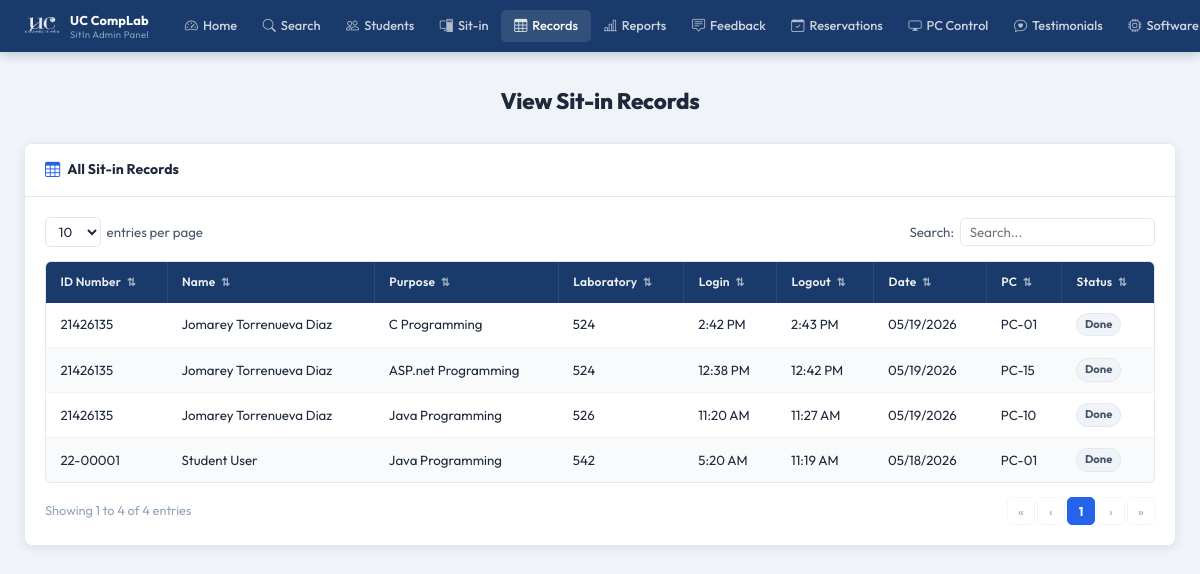
/pages/admin/view-sitin.php (signed in), run on an earlier commit of the app's database.
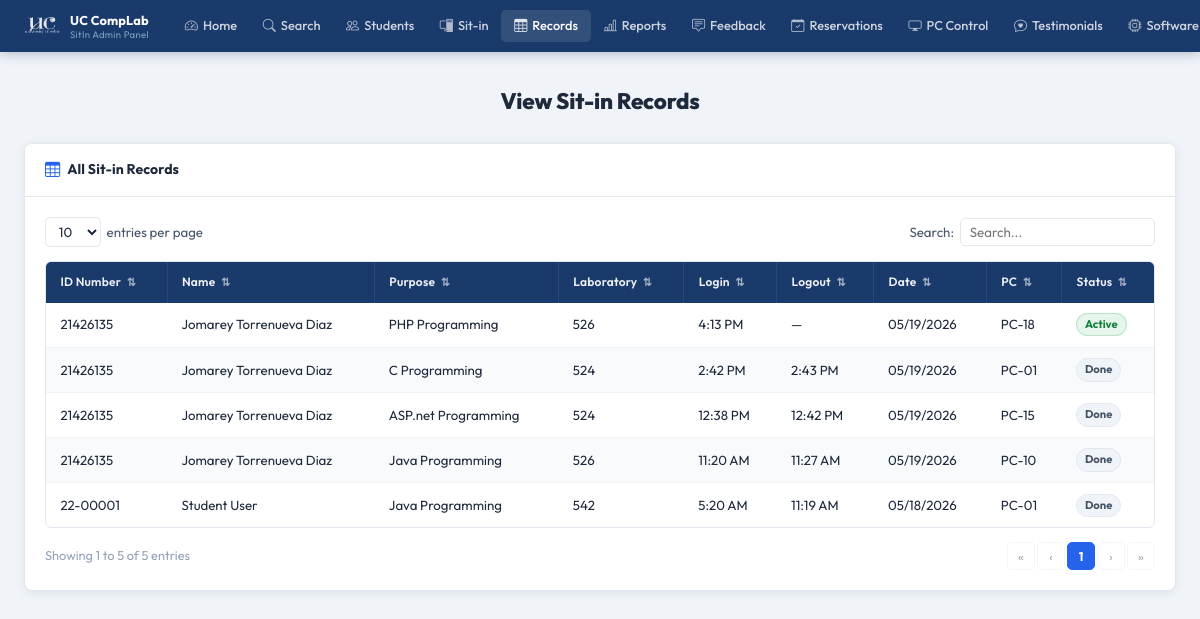
And on a later commit of the database.
### tables this page shows
CREATE TABLE sit_in_logs (
            id          INTEGER PRIMARY KEY AUTOINCREMENT,
            user_id     INTEGER NOT NULL,
            lab_room    TEXT    NOT NULL,
            purpose     TEXT,
            status      TEXT    DEFAULT 'active',
            login_time  DATETIME DEFAULT CURRENT_TIMESTAMP,
            logout_time DATETIME, pc_number INTEGER,
            FOREIGN KEY (user_id) REFERENCES users(id) ON DELETE CASCADE
        );

CREATE TABLE users (
            id                 INTEGER PRIMARY KEY AUTOINCREMENT,
            first_name         TEXT    NOT NULL,
            last_name          TEXT    NOT NULL,
            middle_name        TEXT,
            student_id         TEXT    UNIQUE NOT NULL,
            course             TEXT    NOT NULL,
            course_level       INTEGER NOT NULL,
            email              TEXT    UNIQUE NOT NULL,
            address            TEXT    NOT NULL,
            password           TEXT    NOT NULL,
            remaining_sessions INTEGER DEFAULT 30,
            created_at         DATETIME DEFAULT CURRENT_TIMESTAMP
        , profile_picture TEXT, points INTEGER DEFAULT 0);

### pages/admin/view-sitin.php (the view, shortened to what this page needs)
<?php
$base = '../../';
$db = getDB();
$records = $db->query("
    SELECT s.id, u.student_id,
           u.first_name || ' ' || COALESCE(u.middle_name || ' ', '') || u.last_name AS full_name,
           s.purpose, s.lab_room,
           s.login_time, s.logout_time,
           DATE(s.login_time) AS log_date, s.status, s.pc_number
    FROM sit_in_logs s
    JOIN users u ON u.id = s.user_id
    ORDER BY s.login_time DESC
")->fetchAll();
?>
<!DOCTYPE html>
<html lang="en">
<head>
  <link rel="stylesheet" href="<?= $base ?>assets/css/admin.css"/>
  <link rel="stylesheet" href="https://cdn.jsdelivr.net/npm/bootstrap-icons@1.11.3/font/bootstrap-icons.css"/>
</head>
<body>
<?php require_once __DIR__ . '/../../includes/admin-navbar.php'; ?>
<div class="admin-page">
  <div class="admin-inner">
    <h1 class="a-page-title">View Sit-in Records</h1>
    <div class="a-card">
      <div class="a-card-header">
        <i class="bi bi-table"></i> All Sit-in Records
      </div>
      <div class="a-card-body">
        <div class="a-table-controls">
          <div class="a-entries-wrap">
            <select id="recSelect" class="a-entries-select">
              <option>10</option><option>25</option><option>50</option>
            </select>
            <span>entries per page</span>
          </div>
          <div class="a-search-wrap">
            <label>Search:</label>
            <input type="text" id="recSearch" class="a-search-box" placeholder="Search..."/>
          </div>
        </div>
        <div class="a-table-wrap">
          <table class="a-table" id="recTable">
            <thead>
              <tr>
                <th class="a-sortable" data-col="0">ID Number <span class="a-sort-icon">⇅</span></th>
                <th class="a-sortable" data-col="1">Name <span class="a-sort-icon">⇅</span></th>
                <th class="a-sortable" data-col="2">Purpose <span class="a-sort-icon">⇅</span></th>
                <th class="a-sortable" data-col="3">Laboratory <span class="a-sort-icon">⇅</span></th>
                <th class="a-sortable" data-col="4">Login <span class="a-sort-icon">⇅</span></th>
                <th class="a-sortable" data-col="5">Logout <span class="a-sort-icon">⇅</span></th>
                <th class="a-sortable" data-col="6">Date <span class="a-sort-icon">⇅</span></th>
                <th class="a-sortable" data-col="7">PC <span class="a-sort-icon">⇅</span></th>
                <th class="a-sortable" data-col="8">Status <span class="a-sort-icon">⇅</span></th>
              </tr>
            </thead>
            <tbody id="recBody">
              <?php if (empty($records)): ?>
                <tr class="a-table-empty"><td colspan="9">No records found.</td></tr>
              <?php else: ?>
                <?php foreach ($records as $r): ?>
                  <tr class="a-data-row">
                    <td><?= htmlspecialchars($r['student_id']) ?></td>
                    <td><?= htmlspecialchars($r['full_name']) ?></td>
                    <td><?= htmlspecialchars($r['purpose'] ?? '—') ?></td>
                    <td><?= htmlspecialchars($r['lab_room']) ?></td>
                    <td><?= $r['login_time']  ? date('g:i A', strtotime($r['login_time']))  : '—' ?></td>
                    <td><?= $r['logout_time'] ? date('g:i A', strtotime($r['logout_time'])) : '—' ?></td>
                    <td><?= date('m/d/Y', strtotime($r['log_date'])) ?></td>
                    <td><?= $r['pc_number'] ? 'PC-'.str_pad($r['pc_number'],2,'0',STR_PAD_LEFT) : '—' ?></td>
                    <td>
                      <?php $st = $r['logout_time'] ? 'done' : 'active'; ?>
                      <span class="a-badge badge-<?= $st ?>"><?= ucfirst($st) ?></span>
                    </td>
                  </tr>
                <?php endforeach; ?>
              <?php endif; ?>
            </tbody>
          </table>
        </div>
        <div class="a-table-footer">
          <div class="a-table-info" id="recInfo"></div>
          <div class="a-pagination" id="recPag"></div>
        </div>
      </div>
    </div>
  </div>
</div>
</body>
</html>

What changed in the data, as far as the page shows it:
added sit_in_logs: user.student_id "21426135", full_name "Jomarey Torrenueva Diaz", purpose "PHP Programming", lab_room "526", login_time "4:13 PM", log_date "05/19/2026", pc_number "18", logout_time "Active"
Also different on the page:
text written by a page script: "Showing 1 to 4 of 4 entries" → "Showing 1 to 5 of 5 entries"
